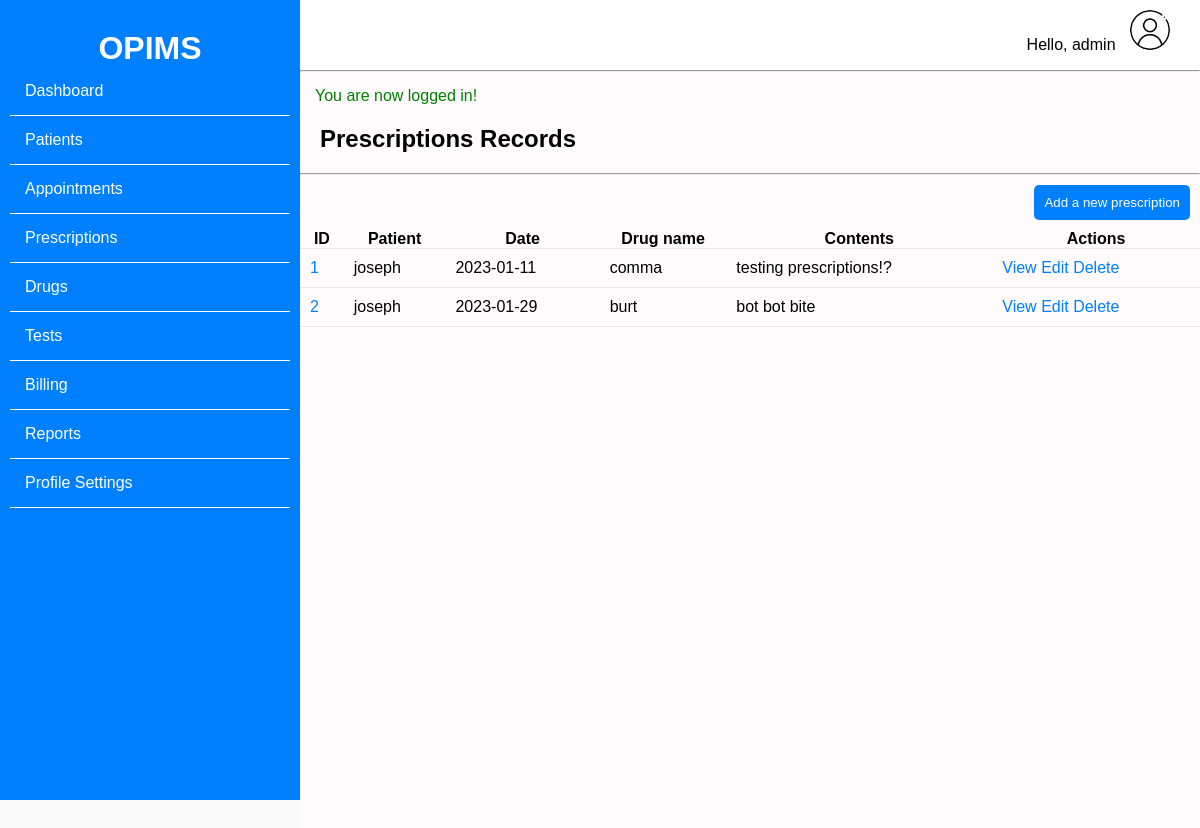
Page /prescriptions/prescriptions.php (signed in) on the committed database.
### tables this page shows
CREATE TABLE `prescriptions` (
  `id` int(11) NOT NULL,
  `doctor_id` int(11) NOT NULL,
  `patient` int(11) NOT NULL,
  `date` date NOT NULL,
  `drug_id` int(11) NOT NULL,
  `dosage` varchar(50) NOT NULL,
  `frequency` varchar(30) NOT NULL,
  `test_id` int(11) NOT NULL,
  `content` varchar(255) NOT NULL
);

CREATE TABLE `user_patient` (
  `id` int(11) NOT NULL,
  `doctor_id` int(11) NOT NULL,
  `name` varchar(50) NOT NULL,
  `email` varchar(50) NOT NULL,
  `phone_no` varchar(20) NOT NULL,
  `birthday` date NOT NULL,
  `gender` varchar(10) NOT NULL,
  `bloodgroup` varchar(10) NOT NULL,
  `address` varchar(30) NOT NULL,
  `weight` varchar(10) NOT NULL,
  `height` varchar(10) NOT NULL
);

CREATE TABLE `drugs` (
  `id` int(11) NOT NULL,
  `doctor_id` int(11) NOT NULL,
  `trade_name` varchar(255) NOT NULL,
  `generic_name` varchar(255) NOT NULL,
  `note` varchar(255) NOT NULL
);

### prescriptions/prescriptions.php (the view, shortened to what this page needs)
<!DOCTYPE html>
<html lang="en">
<head>
    <link rel="stylesheet" href="../css/style.css">
</head>
<body>
    <div class="container">
        <div class="left">
            <?php include '../sidebar.php'; ?>
        </div>
        <div class="right">
            <nav>
                <div class="profile">
                    <a href="#" id="dropdown-toggle">
                        <span>Hello, <?php echo $_SESSION['username']; ?></span>
                        <img src="../images/user.png" alt="profile">
                    </a>
                </div>
            </nav>
            <hr>
            <div class="content">
                <?php
                if (isset($_SESSION['success'])) {
                    echo "<div class='success'>" . $_SESSION['success'] . "</div>";
                }
                ?>
                <div id="dashboard">
                    <h2 class="page-head">Prescriptions Records</h2>
                    <hr>
                    <div class="main">
                        <div class="dash-bottom">
                            <div class="dash-b-head">
                                <button class="btn"><a href="./create.php?t=new">Add a new prescription</a></button>
                            </div>
                            <table>
                                <thead>
                                    <tr>
                                        <th>ID</th>
                                        <th>Patient</th>
                                        <th>Date</th>
                                        <th>Drug name</th>
                                        <th>Contents</th>
                                        <th>Actions</th>
                                    </tr>
                                </thead>
                                <tbody>
                                    <?php
                                    include '../dbh.php';
                                    $doctor_id = $_SESSION['id'];
                                    $sql = "SELECT * FROM prescriptions WHERE doctor_id = '$doctor_id'";
                                    $result = mysqli_query($conn, $sql);
                                    $resultCheck = mysqli_num_rows($result);
                                    if ($resultCheck > 0) {
                                        while ($row = mysqli_fetch_assoc($result)) {
                                            $patient_id = $row['patient'];
                                            $sql = "SELECT * FROM user_patient WHERE id = '$patient_id'";
                                            $result2 = mysqli_query($conn, $sql);
                                            $row2 = mysqli_fetch_assoc($result2);
                                            $patient_name = $row2['name'];
                                            $drug_id = $row['drug_id'];
                                            $sql1 = "SELECT * FROM drugs WHERE id = '$drug_id'";
                                            $result1 = mysqli_query($conn, $sql1);
                                            $row1 = mysqli_fetch_assoc($result1);
                                            $drug_name = $row1['trade_name'];
                                            echo '
                                           <tr>
                                                <td>' . $row['id'] . '</td>
                                                <td>' . $patient_name . '</td>
                                                <td>' . $row['date'] . '</td>
                                                <td>' . $drug_name . '</td>
                                                <td>' . $row['content'] . '</td>
                                                <td>
                                                    <a href="./create.php?t=view&id=' . $row['id'] . '" class="btn-link">View</a>
                                                    <a href="./create.php?t=edit&id=' . $row['id'] . '" class="btn-link">Edit</a>
                                                    <a href="#" class="btn-link">Delete</a>
                                                </td>
                                            </tr>
                                        ';
                                        }
                                    } else {
                                        echo '
                                        <tr>
                                            <td colspan="5">No prescriptions found</td>
                                        </tr>';
                                    }
                                    ?>
                                </tbody>
                            </table>
                        </div>
                    </div>
                </div>
            </div>
        </div>
    </div>
</body>
</html>

### css/style.css (style rules this page uses)
* { margin: 0; padding: 0; box-sizing: border-box; }
body { font-family: Arial, Helvetica, sans-serif; background: #fafafa; }
.container { width: 100%; margin: auto; padding: 0; }
.left { width: 25%; float: left; background: #0080ff; min-height: 100vh; position: fixed; }
.right { width: 75%; float: right; background: #fffbfc; }
a { text-decoration: none; color: #fff; }
.btn { background: #0080ff; color: #fff; padding: 10px; border: none; border-radius: 5px; margin: 10px; }
.success { color: green; text-align: start; padding: 15px 0 0 15px; }
nav { background: #fff; padding: 10px; width: 100%; height: 70px; }
.profile { float: right; padding-right: 20px; display: flex; align-items: center; }
nav img { width: 40px; height: 40px; border-radius: 50%; }
.profile span { color: #000; align-items: center; padding: 20px 10px; }
#dashboard, #patients, #appointments, #prescriptions, #drugs, #tests, #billing, #reports, #settings { min-height: 100vh; }
.page-head { padding: 20px; }
.main { width: 100%; }
table { width: 100%; border-collapse: collapse; }
table tr { border-bottom: 1px solid #e6e6e6; }
table tr td { padding: 10px; }
table tr td:first-child { color: #0080ff; }
table tr td:last-child { color: #000; }
table tr td:last-child a { color: #0080ff; }
.dash-b-head { display: flex; justify-content: space-between; }

### rows in the picture
prescriptions: id "1", user_patient.name "joseph", date "2023-01-11", drug.trade_name "comma", content "testing prescriptions!?"
prescriptions: id "2", user_patient.name "joseph", date "2023-01-29", drug.trade_name "burt", content "bot bot bite"

### other values in the picture
$_SESSION['username'] "admin"
$_SESSION['success'] "You are now logged in!"
